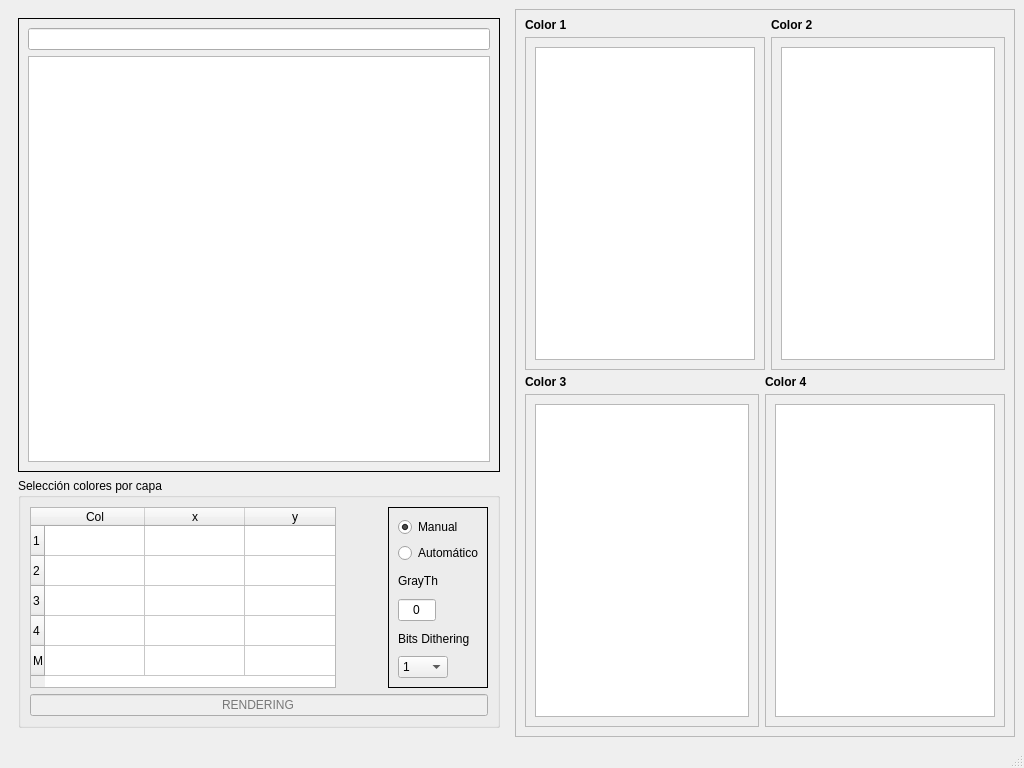
<?xml version="1.0" encoding="UTF-8"?>
<ui version="4.0">
 <class>EditImagenFijaUI</class>
 <widget class="QMainWindow" name="EditImagenFijaUI">
  <property name="geometry">
   <rect>
    <x>0</x>
    <y>0</y>
    <width>1024</width>
    <height>768</height>
   </rect>
  </property>
  <property name="windowTitle">
   <string>In2 Printing Solutions</string>
  </property>
  <property name="windowIcon">
   <iconset resource="../../In2Apps/In2Designer/In2Designer/shared.qrc">
    <normaloff>:/res/images/in2ps_tr.png</normaloff>:/res/images/in2ps_tr.png</iconset>
  </property>
  <widget class="QWidget" name="centralwidget">
   <layout class="QHBoxLayout" name="horizontalLayout">
    <item>
     <widget class="QFrame" name="frame_4">
      <property name="sizePolicy">
       <sizepolicy hsizetype="Preferred" vsizetype="Preferred">
        <horstretch>5</horstretch>
        <verstretch>0</verstretch>
       </sizepolicy>
      </property>
      <property name="frameShape">
       <enum>QFrame::NoFrame</enum>
      </property>
      <property name="frameShadow">
       <enum>QFrame::Raised</enum>
      </property>
      <layout class="QVBoxLayout" name="verticalLayout">
       <item>
        <widget class="QFrame" name="frame_3">
         <property name="sizePolicy">
          <sizepolicy hsizetype="Preferred" vsizetype="Expanding">
           <horstretch>0</horstretch>
           <verstretch>1</verstretch>
          </sizepolicy>
         </property>
         <property name="frameShape">
          <enum>QFrame::Box</enum>
         </property>
         <property name="frameShadow">
          <enum>QFrame::Plain</enum>
         </property>
         <layout class="QVBoxLayout" name="verticalLayout_2">
          <item>
           <layout class="QHBoxLayout" name="horizontalLayout_3">
            <item>
             <widget class="QLineEdit" name="m_RutaPlantilla">
              <property name="readOnly">
               <bool>true</bool>
              </property>
             </widget>
            </item>
           </layout>
          </item>
          <item>
           <widget class="QGraphicsView" name="m_GraphicsView">
            <property name="backgroundBrush">
             <brush brushstyle="SolidPattern">
              <color alpha="255">
               <red>85</red>
               <green>85</green>
               <blue>255</blue>
              </color>
             </brush>
            </property>
           </widget>
          </item>
         </layout>
        </widget>
       </item>
       <item>
        <widget class="QGroupBox" name="m_gbColores">
         <property name="sizePolicy">
          <sizepolicy hsizetype="Preferred" vsizetype="Preferred">
           <horstretch>0</horstretch>
           <verstretch>0</verstretch>
          </sizepolicy>
         </property>
         <property name="maximumSize">
          <size>
           <width>100000</width>
           <height>250</height>
          </size>
         </property>
         <property name="title">
          <string>Selección colores por capa</string>
         </property>
         <layout class="QGridLayout" name="gridLayout_3">
          <item row="0" column="2">
           <widget class="QFrame" name="frame_6">
            <property name="sizePolicy">
             <sizepolicy hsizetype="Preferred" vsizetype="Preferred">
              <horstretch>1</horstretch>
              <verstretch>0</verstretch>
             </sizepolicy>
            </property>
            <property name="maximumSize">
             <size>
              <width>100</width>
              <height>16777215</height>
             </size>
            </property>
            <property name="frameShape">
             <enum>QFrame::Box</enum>
            </property>
            <property name="frameShadow">
             <enum>QFrame::Plain</enum>
            </property>
            <layout class="QVBoxLayout" name="verticalLayout_9">
             <item>
              <layout class="QVBoxLayout" name="verticalLayout_10">
               <item>
                <widget class="QRadioButton" name="m_rbAlgSelManual">
                 <property name="text">
                  <string>Manual</string>
                 </property>
                 <property name="checked">
                  <bool>true</bool>
                 </property>
                </widget>
               </item>
               <item>
                <widget class="QRadioButton" name="m_rbAlgSelAuto">
                 <property name="text">
                  <string>Automático</string>
                 </property>
                </widget>
               </item>
              </layout>
             </item>
             <item>
              <layout class="QVBoxLayout" name="verticalLayout_5">
               <item>
                <widget class="QLabel" name="label_6">
                 <property name="text">
                  <string>GrayTh</string>
                 </property>
                </widget>
               </item>
               <item>
                <widget class="QLineEdit" name="m_leGrayTh">
                 <property name="sizePolicy">
                  <sizepolicy hsizetype="Fixed" vsizetype="Fixed">
                   <horstretch>0</horstretch>
                   <verstretch>0</verstretch>
                  </sizepolicy>
                 </property>
                 <property name="maximumSize">
                  <size>
                   <width>38</width>
                   <height>16777215</height>
                  </size>
                 </property>
                 <property name="text">
                  <string>0</string>
                 </property>
                 <property name="alignment">
                  <set>Qt::AlignCenter</set>
                 </property>
                </widget>
               </item>
              </layout>
             </item>
             <item>
              <layout class="QVBoxLayout" name="verticalLayout_6">
               <item>
                <widget class="QLabel" name="label_5">
                 <property name="text">
                  <string>Bits Dithering</string>
                 </property>
                </widget>
               </item>
               <item>
                <widget class="QComboBox" name="m_cbBitsDithering">
                 <property name="maximumSize">
                  <size>
                   <width>50</width>
                   <height>16777215</height>
                  </size>
                 </property>
                 <item>
                  <property name="text">
                   <string>1</string>
                  </property>
                 </item>
                 <item>
                  <property name="text">
                   <string>2</string>
                  </property>
                 </item>
                 <item>
                  <property name="text">
                   <string>4</string>
                  </property>
                 </item>
                </widget>
               </item>
              </layout>
             </item>
            </layout>
           </widget>
          </item>
          <item row="0" column="0">
           <widget class="QTableWidget" name="m_twColores">
            <property name="sizePolicy">
             <sizepolicy hsizetype="Expanding" vsizetype="Expanding">
              <horstretch>2</horstretch>
              <verstretch>0</verstretch>
             </sizepolicy>
            </property>
            <property name="minimumSize">
             <size>
              <width>100</width>
              <height>0</height>
             </size>
            </property>
            <property name="maximumSize">
             <size>
              <width>100000</width>
              <height>16777215</height>
             </size>
            </property>
            <property name="verticalScrollBarPolicy">
             <enum>Qt::ScrollBarAlwaysOff</enum>
            </property>
            <property name="horizontalScrollBarPolicy">
             <enum>Qt::ScrollBarAlwaysOff</enum>
            </property>
            <row>
             <property name="text">
              <string>1</string>
             </property>
            </row>
            <row>
             <property name="text">
              <string>2</string>
             </property>
            </row>
            <row>
             <property name="text">
              <string>3</string>
             </property>
            </row>
            <row>
             <property name="text">
              <string>4</string>
             </property>
            </row>
            <row>
             <property name="text">
              <string>M</string>
             </property>
            </row>
            <column>
             <property name="text">
              <string>Col</string>
             </property>
            </column>
            <column>
             <property name="text">
              <string>x</string>
             </property>
            </column>
            <column>
             <property name="text">
              <string>y</string>
             </property>
            </column>
            <column>
             <property name="text">
              <string>R</string>
             </property>
            </column>
            <column>
             <property name="text">
              <string>G</string>
             </property>
            </column>
            <column>
             <property name="text">
              <string>B</string>
             </property>
            </column>
            <column>
             <property name="text">
              <string>Hab.</string>
             </property>
            </column>
            <column>
             <property name="text">
              <string>PAL</string>
             </property>
            </column>
            <item row="0" column="0">
             <property name="text">
              <string/>
             </property>
             <property name="textAlignment">
              <set>AlignCenter</set>
             </property>
            </item>
            <item row="0" column="1">
             <property name="text">
              <string/>
             </property>
             <property name="textAlignment">
              <set>AlignCenter</set>
             </property>
            </item>
            <item row="0" column="2">
             <property name="text">
              <string/>
             </property>
             <property name="textAlignment">
              <set>AlignCenter</set>
             </property>
            </item>
            <item row="0" column="3">
             <property name="text">
              <string/>
             </property>
            </item>
            <item row="0" column="4">
             <property name="text">
              <string/>
             </property>
            </item>
            <item row="0" column="5">
             <property name="text">
              <string/>
             </property>
            </item>
            <item row="0" column="6">
             <property name="text">
              <string/>
             </property>
             <property name="textAlignment">
              <set>AlignCenter</set>
             </property>
             <property name="checkState">
              <enum>Unchecked</enum>
             </property>
            </item>
            <item row="1" column="0">
             <property name="text">
              <string/>
             </property>
             <property name="textAlignment">
              <set>AlignCenter</set>
             </property>
            </item>
            <item row="1" column="1">
             <property name="text">
              <string/>
             </property>
             <property name="textAlignment">
              <set>AlignCenter</set>
             </property>
            </item>
            <item row="1" column="2">
             <property name="text">
              <string/>
             </property>
             <property name="textAlignment">
              <set>AlignCenter</set>
             </property>
            </item>
            <item row="1" column="3">
             <property name="text">
              <string/>
             </property>
            </item>
            <item row="1" column="4">
             <property name="text">
              <string/>
             </property>
            </item>
            <item row="1" column="5">
             <property name="text">
              <string/>
             </property>
            </item>
            <item row="1" column="6">
             <property name="text">
              <string/>
             </property>
             <property name="textAlignment">
              <set>AlignCenter</set>
             </property>
             <property name="checkState">
              <enum>Unchecked</enum>
             </property>
            </item>
            <item row="2" column="0">
             <property name="text">
              <string/>
             </property>
            </item>
            <item row="2" column="1">
             <property name="text">
              <string/>
             </property>
            </item>
            <item row="2" column="2">
             <property name="text">
              <string/>
             </property>
            </item>
            <item row="2" column="3">
             <property name="text">
              <string/>
             </property>
            </item>
            <item row="2" column="4">
             <property name="text">
              <string/>
             </property>
            </item>
            <item row="2" column="5">
             <property name="text">
              <string/>
             </property>
            </item>
            <item row="2" column="6">
             <property name="text">
              <string/>
             </property>
             <property name="checkState">
              <enum>Unchecked</enum>
             </property>
            </item>
            <item row="3" column="0">
             <property name="text">
              <string/>
             </property>
            </item>
            <item row="3" column="1">
             <property name="text">
              <string/>
             </property>
            </item>
            <item row="3" column="2">
             <property name="text">
              <string/>
             </property>
            </item>
            <item row="3" column="3">
             <property name="text">
              <string/>
             </property>
            </item>
            <item row="3" column="4">
             <property name="text">
              <string/>
             </property>
            </item>
            <item row="3" column="5">
             <property name="text">
              <string/>
             </property>
            </item>
            <item row="3" column="6">
             <property name="text">
              <string/>
             </property>
             <property name="checkState">
              <enum>Unchecked</enum>
             </property>
            </item>
            <item row="4" column="0">
             <property name="text">
              <string/>
             </property>
             <property name="textAlignment">
              <set>AlignCenter</set>
             </property>
            </item>
            <item row="4" column="1">
             <property name="text">
              <string/>
             </property>
             <property name="textAlignment">
              <set>AlignCenter</set>
             </property>
            </item>
            <item row="4" column="2">
             <property name="text">
              <string/>
             </property>
             <property name="textAlignment">
              <set>AlignCenter</set>
             </property>
            </item>
            <item row="4" column="3">
             <property name="text">
              <string/>
             </property>
            </item>
            <item row="4" column="4">
             <property name="text">
              <string/>
             </property>
            </item>
            <item row="4" column="5">
             <property name="text">
              <string/>
             </property>
            </item>
            <item row="4" column="6">
             <property name="text">
              <string/>
             </property>
             <property name="textAlignment">
              <set>AlignCenter</set>
             </property>
             <property name="checkState">
              <enum>Unchecked</enum>
             </property>
            </item>
           </widget>
          </item>
          <item row="0" column="1">
           <spacer name="horizontalSpacer">
            <property name="orientation">
             <enum>Qt::Horizontal</enum>
            </property>
            <property name="sizeHint" stdset="0">
             <size>
              <width>40</width>
              <height>20</height>
             </size>
            </property>
           </spacer>
          </item>
          <item row="1" column="0" colspan="3">
           <widget class="QLineEdit" name="m_leMessage">
            <property name="enabled">
             <bool>false</bool>
            </property>
            <property name="palette">
             <palette>
              <active>
               <colorrole role="Text">
                <brush brushstyle="SolidPattern">
                 <color alpha="255">
                  <red>255</red>
                  <green>0</green>
                  <blue>0</blue>
                 </color>
                </brush>
               </colorrole>
              </active>
              <inactive>
               <colorrole role="Text">
                <brush brushstyle="SolidPattern">
                 <color alpha="255">
                  <red>255</red>
                  <green>0</green>
                  <blue>0</blue>
                 </color>
                </brush>
               </colorrole>
              </inactive>
              <disabled>
               <colorrole role="Text">
                <brush brushstyle="SolidPattern">
                 <color alpha="255">
                  <red>120</red>
                  <green>120</green>
                  <blue>120</blue>
                 </color>
                </brush>
               </colorrole>
              </disabled>
             </palette>
            </property>
            <property name="text">
             <string>RENDERING</string>
            </property>
            <property name="alignment">
             <set>Qt::AlignCenter</set>
            </property>
           </widget>
          </item>
         </layout>
        </widget>
       </item>
      </layout>
     </widget>
    </item>
    <item>
     <widget class="QScrollArea" name="scrollArea">
      <property name="sizePolicy">
       <sizepolicy hsizetype="Expanding" vsizetype="Expanding">
        <horstretch>5</horstretch>
        <verstretch>0</verstretch>
       </sizepolicy>
      </property>
      <property name="widgetResizable">
       <bool>true</bool>
      </property>
      <widget class="QWidget" name="scrollAreaWidgetContents">
       <property name="geometry">
        <rect>
         <x>0</x>
         <y>0</y>
         <width>498</width>
         <height>707</height>
        </rect>
       </property>
       <layout class="QGridLayout" name="gridLayout_7">
        <item row="0" column="0">
         <layout class="QGridLayout" name="gridLayout_6">
          <item row="0" column="0" colspan="2">
           <layout class="QVBoxLayout" name="verticalLayout_3">
            <item>
             <widget class="QLabel" name="label_4">
              <property name="sizePolicy">
               <sizepolicy hsizetype="Preferred" vsizetype="Fixed">
                <horstretch>0</horstretch>
                <verstretch>0</verstretch>
               </sizepolicy>
              </property>
              <property name="maximumSize">
               <size>
                <width>16777215</width>
                <height>12</height>
               </size>
              </property>
              <property name="font">
               <font>
                <weight>75</weight>
                <bold>true</bold>
               </font>
              </property>
              <property name="text">
               <string>Color 1</string>
              </property>
             </widget>
            </item>
            <item>
             <widget class="QFrame" name="m_frame1">
              <property name="frameShape">
               <enum>QFrame::StyledPanel</enum>
              </property>
              <property name="frameShadow">
               <enum>QFrame::Plain</enum>
              </property>
              <layout class="QGridLayout" name="gridLayout">
               <item row="0" column="0">
                <widget class="QGraphicsView" name="m_GraphicsViewColor1">
                 <property name="sizePolicy">
                  <sizepolicy hsizetype="Expanding" vsizetype="Expanding">
                   <horstretch>3</horstretch>
                   <verstretch>0</verstretch>
                  </sizepolicy>
                 </property>
                 <property name="minimumSize">
                  <size>
                   <width>0</width>
                   <height>250</height>
                  </size>
                 </property>
                 <property name="backgroundBrush">
                  <brush brushstyle="SolidPattern">
                   <color alpha="255">
                    <red>85</red>
                    <green>85</green>
                    <blue>255</blue>
                   </color>
                  </brush>
                 </property>
                </widget>
               </item>
              </layout>
             </widget>
            </item>
           </layout>
          </item>
          <item row="0" column="2">
           <layout class="QVBoxLayout" name="verticalLayout_4">
            <item>
             <widget class="QLabel" name="label_9">
              <property name="sizePolicy">
               <sizepolicy hsizetype="Preferred" vsizetype="Fixed">
                <horstretch>0</horstretch>
                <verstretch>0</verstretch>
               </sizepolicy>
              </property>
              <property name="maximumSize">
               <size>
                <width>16777215</width>
                <height>12</height>
               </size>
              </property>
              <property name="font">
               <font>
                <weight>75</weight>
                <bold>true</bold>
               </font>
              </property>
              <property name="text">
               <string>Color 2</string>
              </property>
             </widget>
            </item>
            <item>
             <widget class="QFrame" name="m_frame2">
              <property name="frameShape">
               <enum>QFrame::StyledPanel</enum>
              </property>
              <property name="frameShadow">
               <enum>QFrame::Plain</enum>
              </property>
              <layout class="QGridLayout" name="gridLayout_2">
               <item row="0" column="0">
                <widget class="QGraphicsView" name="m_GraphicsViewColor2">
                 <property name="minimumSize">
                  <size>
                   <width>0</width>
                   <height>250</height>
                  </size>
                 </property>
                 <property name="backgroundBrush">
                  <brush brushstyle="SolidPattern">
                   <color alpha="255">
                    <red>85</red>
                    <green>85</green>
                    <blue>255</blue>
                   </color>
                  </brush>
                 </property>
                </widget>
               </item>
              </layout>
             </widget>
            </item>
           </layout>
          </item>
          <item row="1" column="0">
           <layout class="QVBoxLayout" name="verticalLayout_7">
            <item>
             <widget class="QLabel" name="label_10">
              <property name="sizePolicy">
               <sizepolicy hsizetype="Preferred" vsizetype="Fixed">
                <horstretch>0</horstretch>
                <verstretch>0</verstretch>
               </sizepolicy>
              </property>
              <property name="maximumSize">
               <size>
                <width>16777215</width>
                <height>12</height>
               </size>
              </property>
              <property name="font">
               <font>
                <weight>75</weight>
                <bold>true</bold>
               </font>
              </property>
              <property name="text">
               <string>Color 3</string>
              </property>
             </widget>
            </item>
            <item>
             <widget class="QFrame" name="m_frame3">
              <property name="frameShape">
               <enum>QFrame::StyledPanel</enum>
              </property>
              <property name="frameShadow">
               <enum>QFrame::Plain</enum>
              </property>
              <layout class="QGridLayout" name="gridLayout_4">
               <item row="0" column="0">
                <widget class="QGraphicsView" name="m_GraphicsViewColor3">
                 <property name="minimumSize">
                  <size>
                   <width>0</width>
                   <height>250</height>
                  </size>
                 </property>
                 <property name="backgroundBrush">
                  <brush brushstyle="SolidPattern">
                   <color alpha="255">
                    <red>85</red>
                    <green>85</green>
                    <blue>255</blue>
                   </color>
                  </brush>
                 </property>
                </widget>
               </item>
              </layout>
             </widget>
            </item>
           </layout>
          </item>
          <item row="1" column="1" colspan="2">
           <layout class="QVBoxLayout" name="verticalLayout_8">
            <item>
             <widget class="QLabel" name="label_11">
              <property name="sizePolicy">
               <sizepolicy hsizetype="Preferred" vsizetype="Fixed">
                <horstretch>0</horstretch>
                <verstretch>0</verstretch>
               </sizepolicy>
              </property>
              <property name="maximumSize">
               <size>
                <width>16777215</width>
                <height>12</height>
               </size>
              </property>
              <property name="font">
               <font>
                <weight>75</weight>
                <bold>true</bold>
               </font>
              </property>
              <property name="text">
               <string>Color 4</string>
              </property>
             </widget>
            </item>
            <item>
             <widget class="QFrame" name="m_frame4">
              <property name="frameShape">
               <enum>QFrame::StyledPanel</enum>
              </property>
              <property name="frameShadow">
               <enum>QFrame::Plain</enum>
              </property>
              <layout class="QGridLayout" name="gridLayout_5">
               <item row="0" column="0">
                <widget class="QGraphicsView" name="m_GraphicsViewColor4">
                 <property name="minimumSize">
                  <size>
                   <width>0</width>
                   <height>250</height>
                  </size>
                 </property>
                 <property name="backgroundBrush">
                  <brush brushstyle="SolidPattern">
                   <color alpha="255">
                    <red>85</red>
                    <green>85</green>
                    <blue>255</blue>
                   </color>
                  </brush>
                 </property>
                </widget>
               </item>
              </layout>
             </widget>
            </item>
           </layout>
          </item>
         </layout>
        </item>
       </layout>
      </widget>
     </widget>
    </item>
   </layout>
  </widget>
  <widget class="QMenuBar" name="menubar">
   <property name="geometry">
    <rect>
     <x>0</x>
     <y>0</y>
     <width>1024</width>
     <height>21</height>
    </rect>
   </property>
  </widget>
  <widget class="QStatusBar" name="statusbar"/>
 </widget>
 <resources>
  <include location="../../In2Apps/In2Designer/In2Designer/shared.qrc"/>
 </resources>
 <connections/>
</ui>
